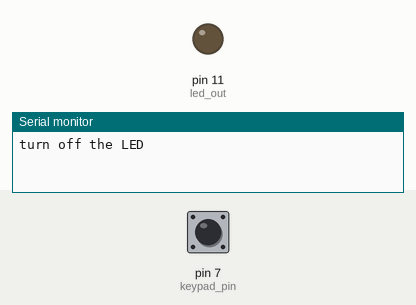
Simulated run of this sketch. Board: Arduino Uno, built with avr-gcc and run on an emulated ATmega328P. Shown: output pins drawn as LEDs (lit = HIGH), the last lines printed to the serial monitor. The inputs (shaded band) are chosen by the test bench; at power-on: pin 7 (keypad_pin) HIGH.

Above: at 1.2 s.
1.3 s: pin 7 (keypad_pin) pulled LOW for 1 s
At 3.8 s:
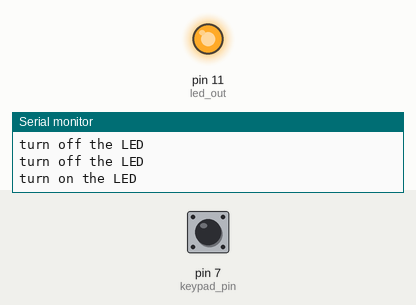
5.3 s: pin 7 (keypad_pin) pulled LOW for 3.2 s
At 10.5 s:
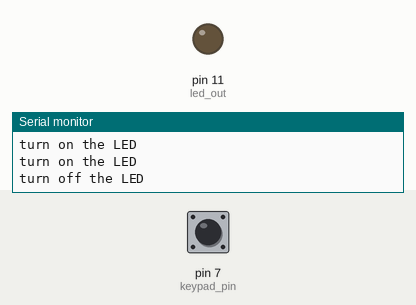
Timing chart, 0 to 12.0 s (numbered marks = the images above; inputs shaded):
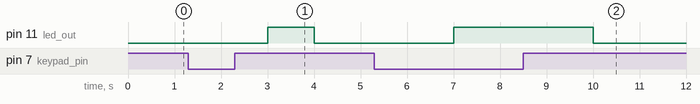

The sketch:

Button.ino
```cpp
// Button.ino
// Date: 2020/04/18

int led_out = 11 ;
int keypad_pin = 7;

int getState(int iterator)
{
    for(int i = 0; i < iterator; i++)
    {
        if(digitalRead(keypad_pin)==0)
        {
            return 0;
        }
    }
    return 1;
}

void setup()
{
    pinMode(led_out, OUTPUT);
    pinMode(keypad_pin, INPUT);
    digitalWrite(led_out, LOW);
    Serial.begin(9600);
}

void loop()
{
    int state = getState(100);

    delay(1000);
    if(state == 0)
    {
        digitalWrite(led_out, HIGH);
        Serial.println("turn on the LED");
    }
    else
    {
        digitalWrite(led_out, LOW);
        Serial.println("turn off the LED");
    }
}
```

Measured:
- after the input at 1.3 s, pin 11 (led_out): LOW → HIGH after 1.7 s, → LOW 1.0 s later
- after the input at 5.3 s, pin 11 (led_out): LOW → HIGH after 1.7 s, → LOW 3.0 s later
